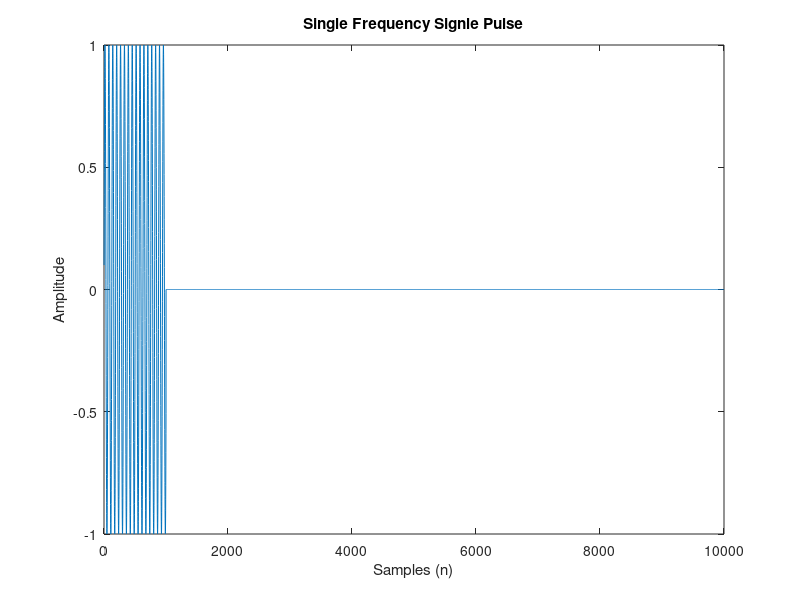
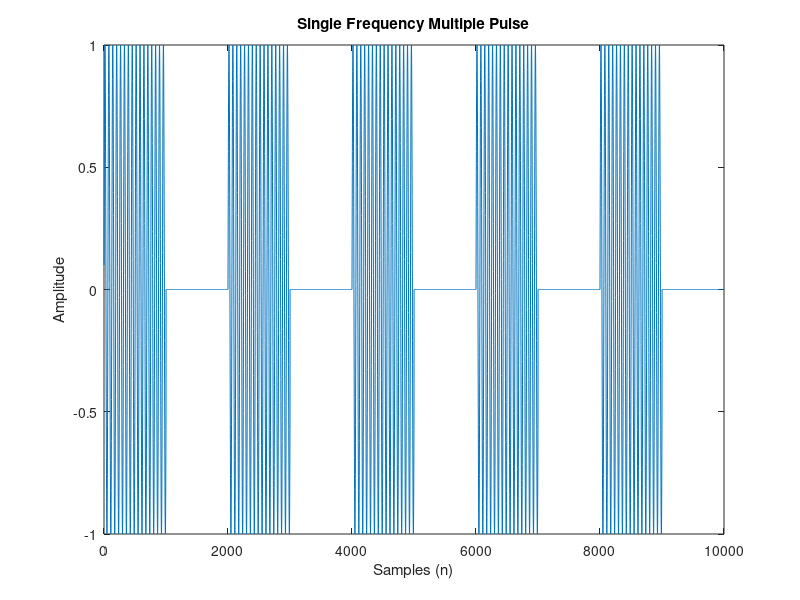
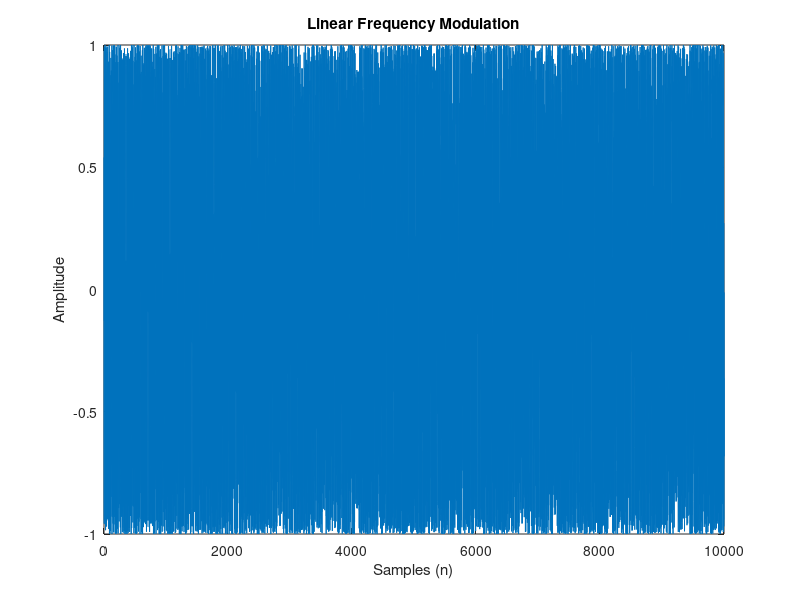
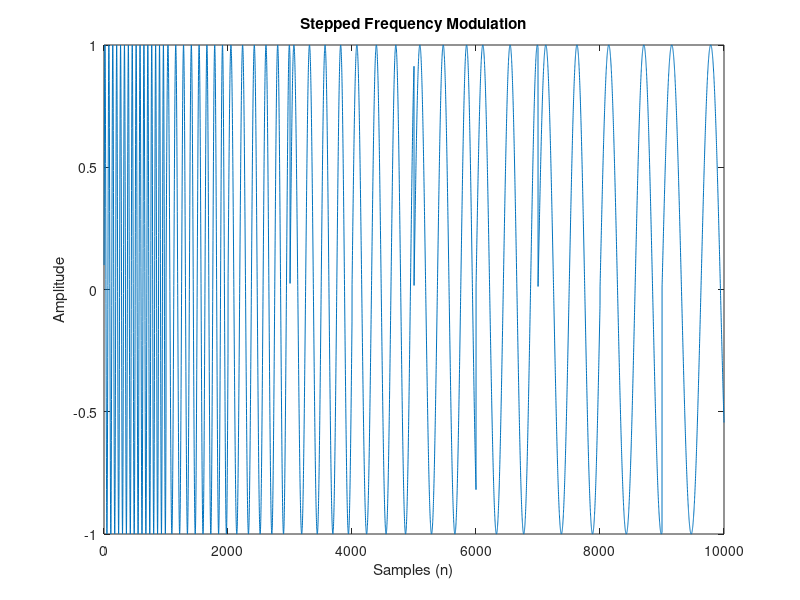

Source code (MATLAB) for these figures, in order:
sequences = 10;
start_frequency = 10;
step_frequency = 10;
max_frequency = sequences * step_frequency;

samples_per_sequence = 1000;
samples_per_burst = sequences * samples_per_sequence;

burst = [];

%% Single Frequency Single Pulse
    
burst = zeros(1, samples_per_burst);

x = 1:samples_per_sequence;

sequence_frequency = start_frequency;
sequence_period = 1 / sequence_frequency;
sequence = sin(sequence_period * x);

burst(1:samples_per_sequence) = sequence;

figure;
plot(burst);
title('Single Frequency Signle Pulse');
xlabel('Samples (n)');
ylabel('Amplitude');

%% Single Frequency Multiple Pulse

burst = zeros(1, samples_per_burst);

for m = 1:sequences

    if ( mod(m, 2) == 1 )
        x = 1:samples_per_sequence;

        sequence_frequency = start_frequency;
        sequence_period = 1 / sequence_frequency;
        sequence = sin(sequence_period * x);

        start_index = 1 + (m-1) * samples_per_sequence;
        end_index = m * samples_per_sequence;
        burst(start_index:end_index) = sequence;
    end
end

figure;
plot(burst);
title('Single Frequency Multiple Pulse');
xlabel('Samples (n)');
ylabel('Amplitude');

%% Linear Frequency Modulation

y = 1:samples_per_burst;
burst = exp(j*y.*y);

figure;
plot(real(burst));
title('Linear Frequency Modulation');
xlabel('Samples (n)');
ylabel('Amplitude');

%% Stepped Frequency Modulation

burst = zeros(1, samples_per_burst);

for m = 1:sequences
    x = 1:samples_per_sequence;
    
    sequence_frequency = start_frequency + (m-1) * step_frequency;
    sequence_period = 1 / sequence_frequency;
    sequence = sin(sequence_period * x);
    
    start_index = 1 + (m-1) * samples_per_sequence;
    end_index = m * samples_per_sequence;
    burst(start_index:end_index) = sequence;
end

figure;
plot(burst);
title('Stepped Frequency Modulation');
xlabel('Samples (n)');
ylabel('Amplitude');

%% Costas Array Modulation

costas_array = [2 4 8 5 10 9 7 3 6 1];

for m = 1:sequences
    x = 1:samples_per_sequence;

    costas_index = costas_array(m);
    
    sequence_frequency = start_frequency + (costas_index-1) * step_frequency;
    sequence_period = 1 / sequence_frequency;
    sequence = sin(sequence_period * x);

    start_index = 1 + (m-1) * samples_per_sequence;
    end_index = m * samples_per_sequence;
    burst(start_index:end_index) = sequence;
end

figure;
plot(burst);
title('Costas Array Frequency Modulation');
xlabel('Samples (n)');
ylabel('Amplitude');